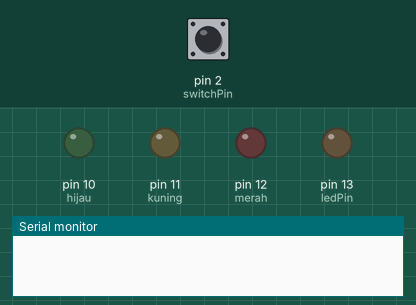
Bench run of a sketch on a simulated Arduino Uno, built with avr-gcc and run on an emulated ATmega328P. Parts: output pins drawn as LEDs (lit = HIGH), the last lines printed to the serial monitor. The inputs (shaded band) are chosen by the test bench; at power-on: pin 2 (switchPin) LOW.

Above: at 1.2 s.
1.3 s: pin 2 (switchPin) pulled HIGH for 0.15 s
At 2.1 s:
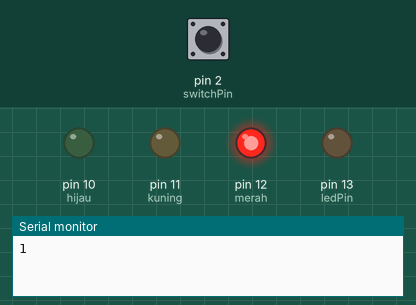
2.9 s: pin 2 (switchPin) pulled HIGH for 1 s
At 4.6 s:
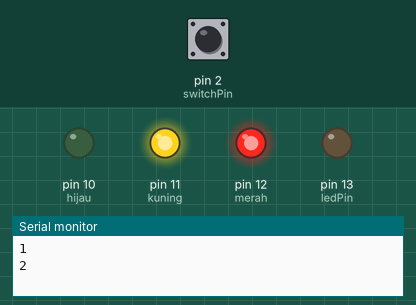
5.4 s: pin 2 (switchPin) pulled HIGH for 0.15 s
At 6.5 s:
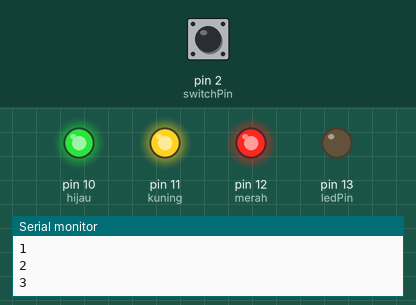
7.0 s: pin 2 (switchPin) pulled HIGH for 3.2 s
At 8.2 s:
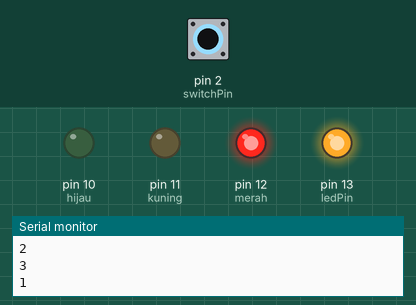
Timing chart, 0 to 11.7 s (numbered marks = the images above; inputs shaded):
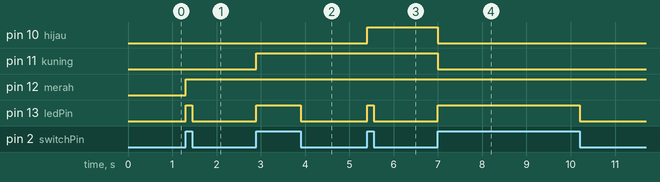

The sketch:

ugas_UTS__05-11-2020__-_Tugas_UTS__3_Lampu_LED_+_Pushbutton_.ino
```cpp
int ledPin = 13;
int merah = 12; // choose the pin for the LED
int kuning = 11;
int hijau = 10;
int switchPin =2; // choose the input pin (for a pushbutton)
int val = 0; // variable for reading the pin status
int counter = 0;
int currentState = 0;
int previousState = 0;

void setup() {
  	pinMode(ledPin, OUTPUT);
  	pinMode(merah, OUTPUT); // declare LED as output
  	pinMode(kuning, OUTPUT);
  	pinMode(hijau, OUTPUT);
	pinMode(switchPin, INPUT); // declare pushbutton as input
	Serial.begin(9600);
}

void loop(){
	val = digitalRead(switchPin); // read input value

  	if (val == HIGH) { // check if the input is HIGH (button released)
		digitalWrite(ledPin, HIGH); // turn LED on
      	currentState = 1;
	}
	else {
		digitalWrite(ledPin, LOW); // turn LED off
      	currentState = 0;
	}

	if(currentState != previousState){
		if(currentState == 1){
			counter = counter + 1;
          		if(counter == 4){
          			counter = 1;
          		}
          	Serial.println(counter);
          	if(counter == 1){
          		digitalWrite(merah, HIGH);
            	digitalWrite(kuning, LOW);
            	digitalWrite(hijau, LOW);
          	}else if (counter == 2){
          		digitalWrite(merah, HIGH);
            	digitalWrite(kuning, HIGH);
            	digitalWrite(hijau, LOW);
          	}else{
          		digitalWrite(merah, HIGH);
            	digitalWrite(kuning, HIGH);
            	digitalWrite(hijau, HIGH);
		  	}
		}
	previousState = currentState;
	delay(100);
	}
}
//Tugas UTS Counter LED by : Irfan Arsyananda-021
```

Measured:
- after the input at 1.3 s, pin 12 (merah): LOW → HIGH at once; pin 13 (ledPin): LOW → HIGH at once, → LOW 0.15 s later
- after the input at 2.9 s, pin 11 (kuning): LOW → HIGH at once; pin 13 (ledPin): LOW → HIGH at once, → LOW 1.0 s later
- after the input at 5.4 s, pin 10 (hijau): LOW → HIGH at once; pin 13 (ledPin): LOW → HIGH at once, → LOW 0.15 s later
- after the input at 7.0 s, pin 10 (hijau), pin 11 (kuning): HIGH → LOW at once; pin 13 (ledPin): LOW → HIGH at once, → LOW 3.2 s later
